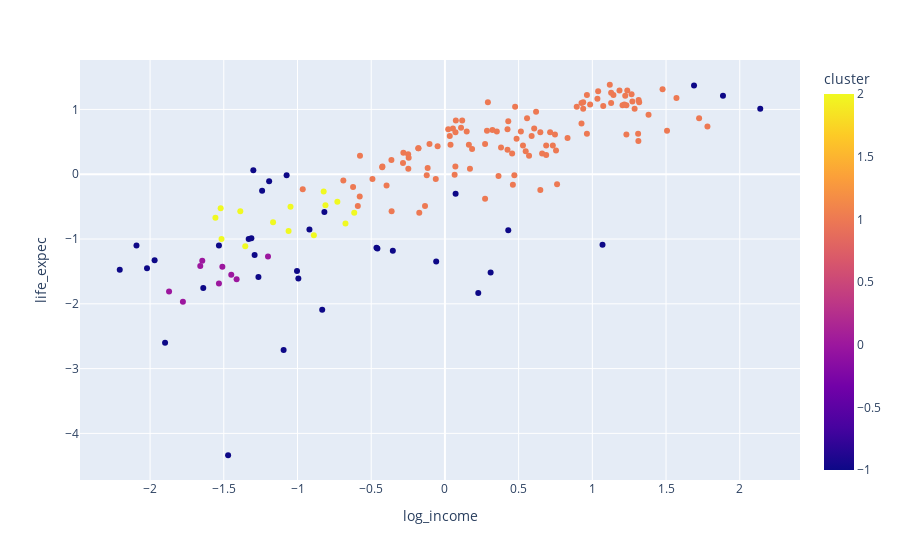

Notebook source saved alongside this figure:
### Code cell
fig = px.scatter(db_scaled, x="log_income", y="life_expec",
                 color='cluster')
  
fig.show()

### Figure 1 — Plotly figure (JSON) as saved in the notebook; plotly's stock layout.template omitted (floating-point values rounded to 4 significant figures; data arrays with more than 128 entries replaced by an {"elided": "..."} marker saying what was removed)
{"data": [{"hovertemplate": "log_income=%{x}<br>life_expec=%{y}<br>cluster=%{marker.color}<extra></extra>", "legendgroup": "", "marker": {"color": {"elided": "167 int values"}, "coloraxis": "coloraxis", "symbol": "circle"}, "mode": "markers", "name": "", "orientation": "v", "showlegend": false, "type": "scatter", "x": {"elided": "167 float values"}, "xaxis": "x", "y": {"elided": "167 float values"}, "yaxis": "y"}], "layout": {"coloraxis": {"colorbar": {"title": {"text": "cluster"}}, "colorscale": [[0, "#0d0887"], [0.1111, "#46039f"], [0.2222, "#7201a8"], [0.3333, "#9c179e"], [0.4444, "#bd3786"], [0.5556, "#d8576b"], [0.6667, "#ed7953"], [0.7778, "#fb9f3a"], [0.8889, "#fdca26"], [1, "#f0f921"]]}, "legend": {"tracegroupgap": 0}, "margin": {"t": 60}, "xaxis": {"anchor": "y", "domain": [0, 1], "title": {"text": "log_income"}}, "yaxis": {"anchor": "x", "domain": [0, 1], "title": {"text": "life_expec"}}}}
